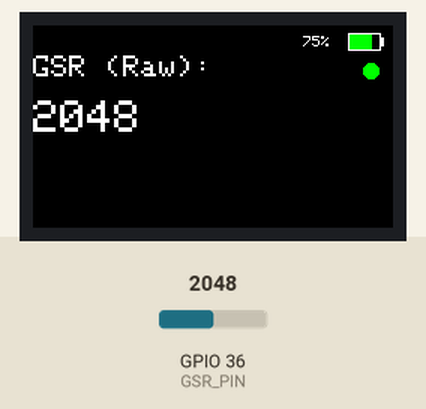
A sketch run on a simulated ESP32. On the bench: 240×135 colour display. The inputs (shaded band) are chosen by the test bench; at power-on: GPIO 36 (GSR_PIN) = 2048. WiFi joins after 1.5 s; servers stay silent unless stated.

Above: at 4.3 s.
4.4 s: GPIO 36 (GSR_PIN) set to 2866
At 5.1 s:
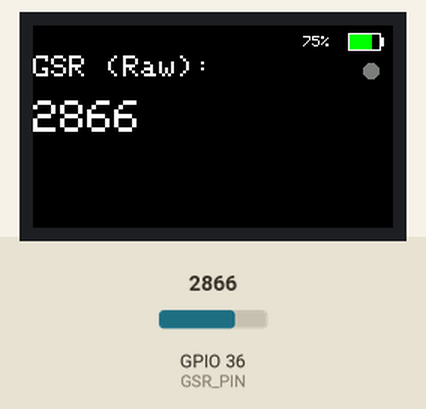
6.7 s: GPIO 36 (GSR_PIN) set to 3603
At 7.1 s:
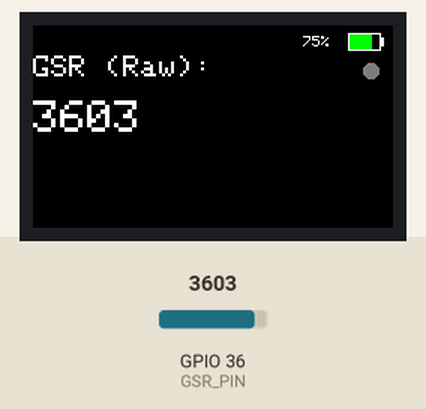
8.7 s: GPIO 36 (GSR_PIN) set to 4095
At 9.1 s:
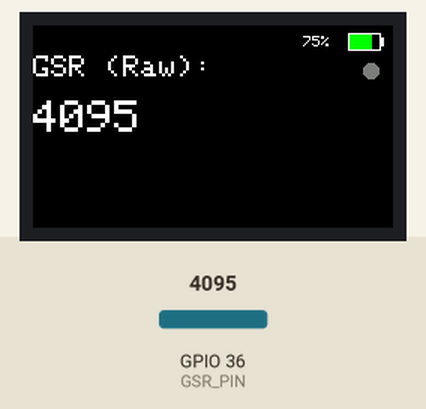
10.7 s: GPIO 36 (GSR_PIN) set to 1050
At 11.1 s:
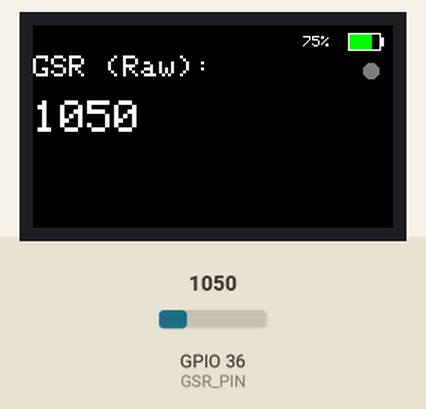
13.7 s: GPIO 36 (GSR_PIN) set to 953
At 14.1 s:
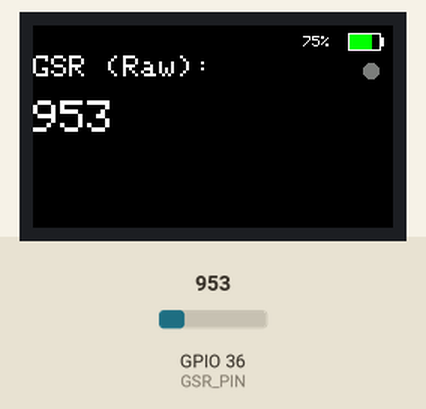
25.7 s: GPIO 36 (GSR_PIN) set to 108
At 26.2 s:
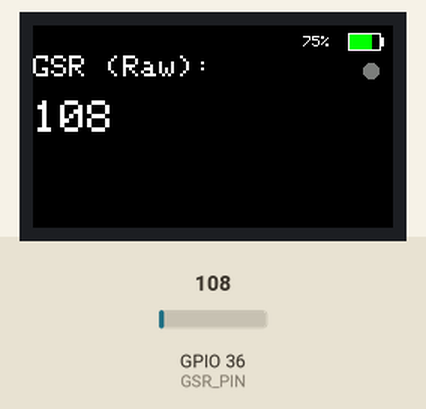
27.8 s: GPIO 36 (GSR_PIN) set to 90
Timing chart, 0 to 30.8 s (numbered marks = the images above; inputs shaded):
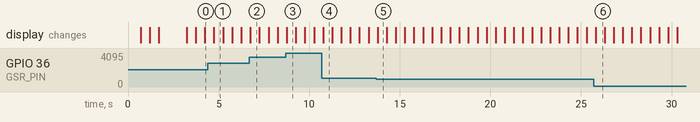

Measured:
- after the input at 4.4 s, the display: changes after 0.35 s (image 1)
- after the input at 6.7 s, the display: changes after 0.05 s (image 2)
- after the input at 8.7 s, the display: changes after 0.06 s (image 3)
- after the input at 10.7 s, the display: changes after 0.07 s (image 4)
- after the input at 13.7 s, the display: changes after 0.08 s (image 5)
- what the display in image 1 shows lasts 0.5 s, from 4.7 s to 5.2 s

The sketch:

Ataraxio.ino
```cpp
/*
=================================================================
 ARCHIVO: Ataraxio.inos
 DESCRIPCIÓN: Script para la lectura y envío de datos GSR
 AUTOR: [Dave Clausell]
 REPOSITORIO: https://github.com/DaveClausell-AAEE/Ataraxia
 LICENCIA: Publicado bajo licencia CC BY 4.0
=================================================================
*/

#include <M5StickCPlus.h>
#include <WiFi.h>
#include <WiFiUdp.h>

// --- Configuración de Red ---
const char* ssid = "INTRODUCIR SSID (RED)";
const char* password = "INTRODUCIR CONTRASEÑA";
const char* udpAddress = "INTRODUCIR IP DE LA PC ANFITRIONA";
//--------------------------------------------------
const int udpPort = 12345;
WiFiUDP udp;

// --- Variables para el control de tiempo y UI ---
unsigned long lastSendTime = 0;
const unsigned long sendInterval = 500;
bool sendingIndicatorState = false;

// --- Constantes para el Sensor GSR ---
const int GSR_PIN = 36;

// =================================================================
// --- FUNCIÓN PARA DIBUJAR EL ÍCONO DE LA BATERÍA ---
// =================================================================
void drawBattery(float voltage, int percentage) {
    // Dibuja el cuerpo del ícono de la batería
    M5.Lcd.drawRect(M5.Lcd.width() - 30, 5, 22, 12, WHITE);
    M5.Lcd.drawRect(M5.Lcd.width() - 8, 8, 2, 6, WHITE);

    // Dibuja el nivel de carga
    int barWidth = map(percentage, 0, 100, 0, 20);
    int barColor = GREEN;
    if (percentage < 50) barColor = YELLOW;
    if (percentage < 20) barColor = RED;

    M5.Lcd.fillRect(M5.Lcd.width() - 29, 6, barWidth, 10, barColor);
}
// =================================================================


void setup() {
  M5.begin();
  M5.Axp.EnableCoulombcounter(); // Habilitar contador de carga

  M5.Lcd.setRotation(1);
  M5.Axp.ScreenBreath(23); // Podés ajustar este valor entre 0-100
  M5.Lcd.fillScreen(BLACK);
  M5.Lcd.setTextSize(2);
  M5.Lcd.println("Sensor GSR");

  // Iniciar WiFi
  WiFi.begin(ssid, password);
  M5.Lcd.print("Conectando...");
  while (WiFi.status() != WL_CONNECTED) {
    delay(500);
    M5.Lcd.print(".");
  }
  M5.Lcd.println("\nConectado!");
  delay(1500);
}

void loop() {
  if (millis() - lastSendTime >= sendInterval) {
    lastSendTime = millis();

    // 1. Leer el valor crudo del sensor GSR
    int gsrRaw = analogRead(GSR_PIN);

    // 2. Formatear los datos para enviar
    char dataBuffer[20];
    sprintf(dataBuffer, "%d", gsrRaw);

    // 3. Enviar datos por UDP
    udp.beginPacket(udpAddress, udpPort);
    udp.write((uint8_t*)dataBuffer, strlen(dataBuffer));
    udp.endPacket();

    sendingIndicatorState = !sendingIndicatorState;

    // --- Actualizar Pantalla del M5Stick ---
    M5.Lcd.fillScreen(BLACK);
    M5.Lcd.setCursor(0, 20);
    M5.Lcd.setTextSize(2);
    M5.Lcd.printf("GSR (Raw):");
    M5.Lcd.setCursor(0, 50);
    M5.Lcd.setTextSize(3);
    M5.Lcd.printf("%d", gsrRaw);

    // --- Lógica para leer y mostrar el estado de la batería ---
    float battVoltage = M5.Axp.GetBatVoltage();
    // El rango de voltaje de la batería del M5StickC Plus es aprox 3.0V (vacía) a 4.2V (llena)
    int battPercentage = map(constrain(battVoltage * 1000, 3000, 4200), 3000, 4200, 0, 100);

    // Dibujamos el ícono de la batería en la esquina superior derecha
    drawBattery(battVoltage, battPercentage);

    // Mostramos el porcentaje al lado del ícono
    M5.Lcd.setTextSize(1);
    M5.Lcd.setCursor(M5.Lcd.width() - 60, 7);
    M5.Lcd.printf("%d%%", battPercentage);
    // -----------------------------------------------------------

    // El indicador de envío ahora lo movemos un poco más abajo
    if(sendingIndicatorState) {
        M5.Lcd.fillCircle(M5.Lcd.width() - 15, 30, 5, GREEN);
    } else {
        M5.Lcd.fillCircle(M5.Lcd.width() - 15, 30, 5, DARKGREY);
    }
  }
  delay(20);
}
```
